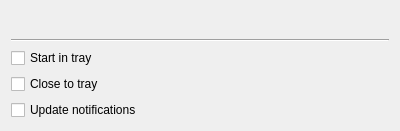
<?xml version="1.0" encoding="UTF-8"?>
<ui version="4.0">
 <class>GUI_PlayerPreferences</class>
 <widget class="QWidget" name="GUI_PlayerPreferences">
  <property name="geometry">
   <rect>
    <x>0</x>
    <y>0</y>
    <width>400</width>
    <height>131</height>
   </rect>
  </property>
  <layout class="QGridLayout" name="gridLayout">
   <item row="0" column="0">
    <widget class="QLabel" name="lab_title">
     <property name="font">
      <font>
       <pointsize>11</pointsize>
       <weight>75</weight>
       <bold>true</bold>
      </font>
     </property>
     <property name="text">
      <string/>
     </property>
    </widget>
   </item>
   <item row="1" column="0">
    <widget class="Line" name="line">
     <property name="orientation">
      <enum>Qt::Horizontal</enum>
     </property>
    </widget>
   </item>
   <item row="2" column="0">
    <widget class="QCheckBox" name="cb_start_in_tray">
     <property name="text">
      <string>Start in tray</string>
     </property>
    </widget>
   </item>
   <item row="3" column="0">
    <widget class="QCheckBox" name="cb_close_to_tray">
     <property name="text">
      <string>Close to tray</string>
     </property>
    </widget>
   </item>
   <item row="4" column="0">
    <widget class="QCheckBox" name="cb_update_notifications">
     <property name="text">
      <string>Update notifications</string>
     </property>
    </widget>
   </item>
  </layout>
 </widget>
 <resources/>
 <connections/>
</ui>
